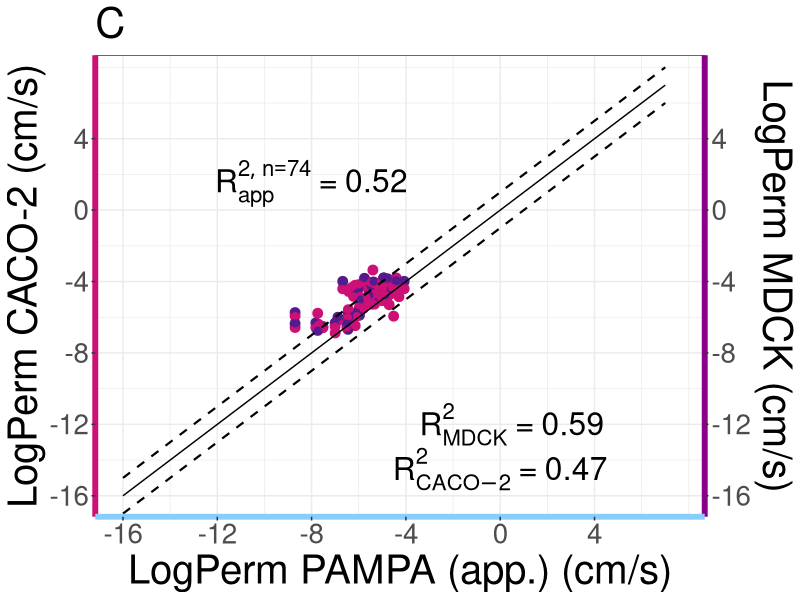
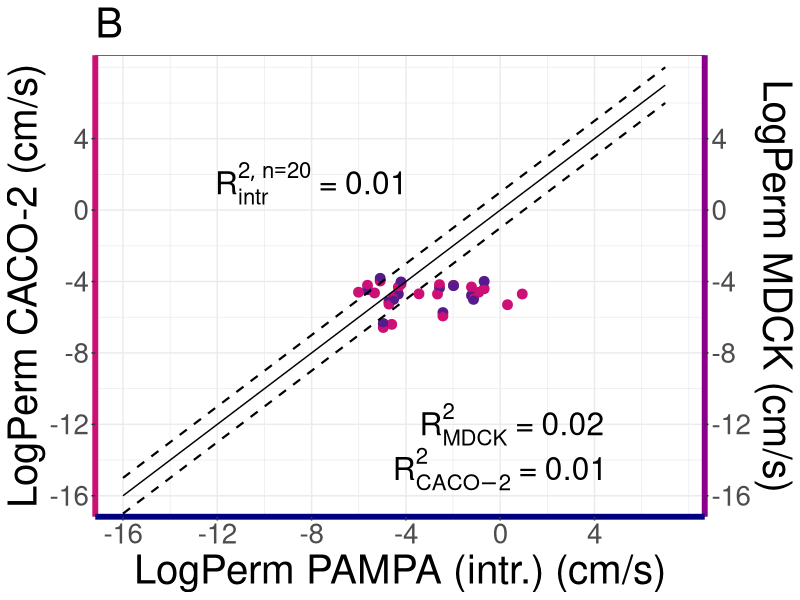
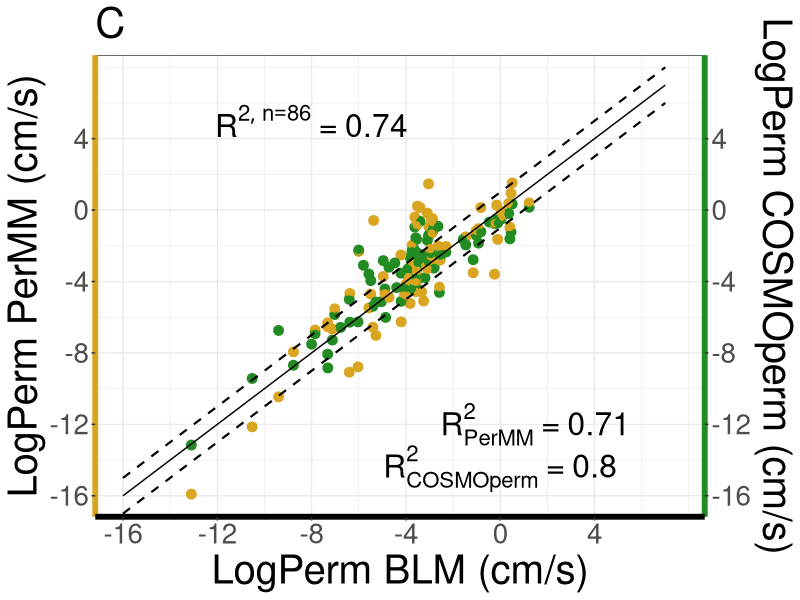

Source code (R) for these figures, in order:
# Instal required packages
install.packages("ggpubr")
install.packages("dplyr")
install.packages("tidyverse")

# Load packages
library(tidyverse)
library(dplyr)
library(ggplot2)
library(grid)

# Load MolMeDB dataset
data <- read.csv("inputs/prepared_MolMeDB_dataset.csv", header = TRUE, sep = ";")

config = rev(within(list(), {
  method_groups   = c("PerMM", "COSMOperm", "BLM", "CACO-2", "MDCK", "EPAM", "EPAMOL")
  method_labels   = c("PerMM", "COSMOperm", "BLM/Liposomes","CACO-2", "MDCK", "PAMPA (app.)", "PAMPA (intr.)")
  groups_col      = c(rep("1", 5), rep("2", 2))
  datasets_keys   = list("BLM" = c("PERMM_COSMO", "PerMM", "MDCK"), 
                      "PAMPA" = c("MDCK_CACO", "BLM", "PerMM", "MDCK"),
                      "COSMOperm" = c("CACO-2", "PAMPA", "BLM", "PerMM", "MDCK"),
                      "CACO-2"= c("PAMPA", "BLM", "PerMM", "MDCK"),
                      "MDCK"= c("PerMM"))
  # Determines more complex graphs
  lm_model_filters= list("BLM_and_PERMM_COSMO" = c("COSMOperm", "PerMM"),
                         "PAMPA_and_MDCK_CACO" = c("EPAMOL", "CACO-2", "MDCK"))
  # Set dataset colors  
  colors          = list("PerMM" = 'goldenrod', 
                         "COSMOperm" = "forestgreen", 
                         "BLM" = "gray0", 
                         "PAMPA" = "deepskyblue", 
                         "CACO-2" = "deeppink3", 
                         "MDCK" = "darkmagenta")
}))

for (i in 1:length(config$method_groups))
{
  label <- config$method_groups[i]
  var_name = paste("d_",label, sep="")
  
  if(config$groups_col[i] == "1")
    group_values <- subset(data, method_label == label)
  else
    group_values <- subset(data, method == label)
  
  # Compute mean values of permeability coefficients in (cm/s)
  mean <- group_values %>%
    group_by(SMILES) %>%
    summarise(Perm_mean = mean(Perm))
  
  # Calculate logarithmic values of mean values
  mean$LogPerm_mean <- log(mean$Perm_mean, base=10)
  
  # Add column with method label
  mean$method_label <- config$method_labels[i]
  
  # Create dataset with original values and mean (and logarithimc) values
  mean <- merge(x=group_values, y=mean, by="SMILES", all.x=TRUE, all.y=TRUE)
  
  # Calculate logarithmic values of permeability values
  mean$LogPerm <- log(mean$Perm, base=10)
  
  # calculate absolute value of difference between logPerm and logPerm_mean
  mean$diff <- abs(mean$LogPerm - mean$LogPerm_mean)
  
  # If difference between logPerm and logPerm_mean > 2 use logPerm, else logPerm_mean
  mean$value_for_plot <- ifelse(mean$diff > 2,mean$LogPerm ,
                                    ifelse(mean$diff < 2,mean$LogPerm_mean, mean$LogPerm))

  # Remove duplicities
  mean <- distinct(mean, identifier, value_for_plot, .keep_all = TRUE)
  
  # PAMPA methods - combine them...
  if (config$groups_col[i] == "2" && exists("d_PAMPA")) 
  {
    mean$PAMPA_label = label
    assign('d_PAMPA', rbind(d_PAMPA, mean))
  }
  else if(config$groups_col[i] == "2")
  {
    mean$PAMPA_label = label
    assign('d_PAMPA', mean)
  }
  
  # Finally, save as variable
  assign(var_name, mean)
}


# Combine MDCK and CACO-2 to one dataset
d_MDCK$color_label <- 'purple4'
`d_CACO-2`$color_label <- 'deeppink3'
d_MDCK_CACO <- rbind(d_MDCK, `d_CACO-2`);

# Combine PerMM and COSMOperm to one dataset
d_PerMM$color_label = "goldenrod"
d_COSMOperm$color_label = "forestgreen"
d_PERMM_COSMO <- rbind(d_PerMM, d_COSMOperm)


# Create datasets
for(ds1 in names(config$datasets_keys))
{
  var1 = paste('d_', ds1, sep='')
  for(ds2_i in 1:length(config$datasets_keys[[ds1]]))
  {
    ds2 <- config$datasets_keys[[ds1]][ds2_i]
    var2 <- paste('d_', ds2, sep='')
    
    if(!exists(var1) || !exists(var2))
    {
      print('DS1 or DS2 does not exist...');
      return()
    }
    
    # Combine two datasets
    comb <- merge(get(var1), get(var2), by.x="SMILES", by.y = "SMILES")
    
    # Add 2 extra points "x" into dataset because of scatter plot appearance
    comb <- comb %>% add_row(SMILES="x", value_for_plot.x = -16, value_for_plot.y = 7)
    comb <- comb %>% add_row(SMILES="x", value_for_plot.x = 7, value_for_plot.y = 16)
    
    # Color settings
    comb$color_of_point <- with(comb, ifelse(value_for_plot.x == -16 | value_for_plot.x == 7, "white", "black"))
    
    # Parse string as double
    comb$value_for_plot.x <- as.double(comb$value_for_plot.x)
    comb$value_for_plot.y <- as.double(comb$value_for_plot.y)
    
    # Add dashed lines
    comb$x_1_summ <- comb$value_for_plot.x + 1
    comb$x_1_diff <- comb$value_for_plot.x - 1
    
    assign(paste(ds1, ds2, sep="_and_"), comb)
  }
}


##########################################################
############ Plotting scatter plots ######################
##########################################################

get_r2 <- function(model_data)
{
  l_model = lm(value_for_plot.x~value_for_plot.y, data=model_data)
  return(round(summary(l_model)$r.squared,2))
}

### Start with simple plots
for(ds1 in names(config$datasets_keys))
{
  var1 = paste('d_', ds1, sep='')
  for(ds2_i in 1:length(config$datasets_keys[[ds1]]))
  {
    ds2 <- config$datasets_keys[[ds1]][ds2_i]
    var2 <- paste('d_', ds2, sep='')
    
    ds_name = paste(ds1, ds2, sep="_and_")
    
    if(!exists(ds_name))
    {
      print("Dataset does not exist...");
      return()
    }
    
    # Has restrictions? Then it is not simple chart => skip now
    if(ds_name %in% names(config$lm_model_filters))
    {
      next;   
    }
    
    # var_names = NULL
    model_data <- get(ds_name)
    model_data <- model_data [model_data$SMILES != "x",]
    
    # Compute linear model
    r_squared <- get_r2(model_data)
    total_rows = length(unique(model_data$SMILES))
    
    # Prepare plot data
    plotData <- ggplot(get(ds_name), aes(value_for_plot.x, value_for_plot.y,color = color_of_point)) +
      coord_cartesian(xlim = c(-16, 7.5), ylim = c(-16, 7.5)) +
      labs(title = "A")+
      theme_bw()+
      geom_point(size = 2)+
      annotate("text", label= deparse(bquote(R^list(2, n == .(total_rows)) ~"=" ~ .(r_squared))), x=-8, y=5, size = 8, parse = TRUE) +
      scale_color_identity()+
      scale_y_continuous(breaks = seq(-16, 7.5, by=4))+
      scale_x_continuous(breaks = seq(-16, 7.5, by=4))+
      labs(y = paste("LogPerm", ds2, "(cm/s)"), x = paste("LogPerm", ds1, "(cm/s)"))+
      geom_line(aes(x = value_for_plot.x, y = x_1_summ), linetype = "dashed", colour = "black")+
      geom_line(aes(x = value_for_plot.x, y = x_1_diff), linetype = "dashed", colour = "black")+
      geom_line(aes(x = value_for_plot.x, y = value_for_plot.x, colour = "black"))+
      theme(axis.title=element_text(size=29),
            axis.text=element_text(size=20),
            plot.title=element_text(size=30),
            axis.line.x = element_line(linewidth = 2, colour = config$colors[[ds1]], linetype="solid"),
            axis.line.y = element_line(linewidth = 2, colour = config$colors[[ds2]], linetype="solid"))
    
    # save finally to variable
    assign(paste('plot_', ds1,"_x_",ds2, sep=""), plotData)
  }
}
  
  
##### Now, plot two more complex graphs ######

# CACO-2 vs. MDCK vs. PAMPA
model_data = PAMPA_and_MDCK_CACO[PAMPA_and_MDCK_CACO$SMILES != 'x',]

# Distinct between apparent and intr. PAMPA
model_data_app = model_data[model_data$PAMPA_label != "EPAMOL", ]

r_squared <- get_r2(model_data_app)
total_rows = length(unique(model_data_app$SMILES))
# Inclusion of only MDCK
s_data = model_data_app[model_data_app$method_label.x.y != "CACO-2", ]
r_squared_MDCK = get_r2(s_data)
# Inclusion of only CACO-2
s_data = model_data_app[model_data_app$method_label.x.y != "MDCK", ]
r_squared_CACO = get_r2(s_data)

## Add points for proper visualisation
model_data_app = model_data_app %>% add_row(SMILES = "x", value_for_plot.x = -16, value_for_plot.y = 7, x_1_summ = -15, x_1_diff = -17)
model_data_app = model_data_app %>% add_row(SMILES = "x", value_for_plot.x = 7, value_for_plot.y = 16, x_1_summ = 8, x_1_diff = 6)


plot_PAMPA_x_MDCK_x_CACO <-ggplot(model_data_app, aes(value_for_plot.x, value_for_plot.y, color = color_label)) +
  geom_point(aes(color = color_label), size = 3) +
  coord_cartesian(xlim = c(-16, 7.5), ylim = c(-16, 7.5)) +
  scale_shape_manual(values=c(16, 3)) +
  labs(title = "C")+
  theme_bw()+
  geom_point(size = 2)+
  annotate("text", label= deparse(bquote(R[app]^list(2, n==.(total_rows))  ~"=" ~ .(r_squared))), x=-8, y=1.5, size = 8, parse = TRUE) +
  annotate("text", label= deparse(bquote(R[MDCK]^2 ~"=" ~ .(r_squared_MDCK))), x=0.5, y=-12, size = 8, parse = TRUE) +
  annotate("text", label= deparse(bquote(R[CACO-2]^2 ~"=" ~ .(r_squared_CACO))), x=0, y=-14.5, size = 8, parse = TRUE) +
  scale_color_identity()+
  scale_y_continuous(breaks = seq(-16, 7.5, by=4), sec.axis = dup_axis(name = "LogPerm MDCK (cm/s)" ))+
  scale_x_continuous(breaks = seq(-16, 7.5, by=4))+
  labs(y = "LogPerm CACO-2 (cm/s)", x = "LogPerm PAMPA (app.) (cm/s)")+
  geom_line(aes(x = value_for_plot.x, y = x_1_summ), linetype = "dashed", colour = "black", size = 0.75)+
  geom_line(aes(x = value_for_plot.x, y = x_1_diff), linetype = "dashed", colour = "black", size = 0.75)+
  geom_line(aes(x = value_for_plot.x, y = value_for_plot.x, colour = "black"))+
  theme(axis.title=element_text(size=29),
        axis.text=element_text(size=20),
        plot.title=element_text(size=30),
        axis.line.x = element_line(size = 2, colour = "lightskyblue", linetype="solid"),
        axis.line.y.left = element_line(size = 2, colour = "deeppink3", linetype="solid"),
        axis.line.y.right = element_line(size = 2, colour = "darkmagenta", linetype="solid"),
        legend.position = "none")
plot_PAMPA_x_MDCK_x_CACO
  
# Distinct between apparent and intr. PAMPA
model_data_int = model_data[model_data$PAMPA_label != "EPAM", ]

r_squared <- get_r2(model_data_int)
total_rows = length(unique(model_data_int$SMILES))
# Inclusion of only MDCK
s_data = model_data_int[model_data_int$method_label.x.y != "CACO-2", ]
r_squared_MDCK = get_r2(s_data)
# Inclusion of only CACO-2
s_data = model_data_int[model_data_int$method_label.x.y != "MDCK", ]
r_squared_CACO = get_r2(s_data)

## Add points for proper visualisation
model_data_int = model_data_int %>% add_row(SMILES = "x", value_for_plot.x = -16, value_for_plot.y = 7, x_1_summ = -15, x_1_diff = -17)
model_data_int = model_data_int %>% add_row(SMILES = "x", value_for_plot.x = 7, value_for_plot.y = 16, x_1_summ = 8, x_1_diff = 6)

  
plot_PAMPA_x_MDCK_x_CACO_int <-ggplot(model_data_int, aes(value_for_plot.x, value_for_plot.y, color = color_label)) +
  geom_point(aes(color = color_label), size = 3) +
  coord_cartesian(xlim = c(-16, 7.5), ylim = c(-16, 7.5)) +
  scale_shape_manual(values=c(16, 3)) +
  labs(title = "B")+
  theme_bw()+
  geom_point(size = 2)+
  annotate("text", label= deparse(bquote(R[intr]^list(2, n==.(total_rows))  ~"=" ~ .(r_squared))), x=-8, y=1.5, size = 8, parse = TRUE) +
  annotate("text", label= deparse(bquote(R[MDCK]^2 ~"=" ~ .(r_squared_MDCK))), x=0.5, y=-12, size = 8, parse = TRUE) +
  annotate("text", label= deparse(bquote(R[CACO-2]^2 ~"=" ~ .(r_squared_CACO))), x=0, y=-14.5, size = 8, parse = TRUE) +
  scale_color_identity()+
  scale_y_continuous(breaks = seq(-16, 7.5, by=4), sec.axis = dup_axis(name = "LogPerm MDCK (cm/s)" ))+
  scale_x_continuous(breaks = seq(-16, 7.5, by=4))+
  labs(y = "LogPerm CACO-2 (cm/s)", x = "LogPerm PAMPA (intr.) (cm/s)")+
  geom_line(aes(x = value_for_plot.x, y = x_1_summ), linetype = "dashed", colour = "black", size = 0.75)+
  geom_line(aes(x = value_for_plot.x, y = x_1_diff), linetype = "dashed", colour = "black", size = 0.75)+
  geom_line(aes(x = value_for_plot.x, y = value_for_plot.x, colour = "black"))+
  theme(axis.title=element_text(size=29),
        axis.text=element_text(size=20),
        plot.title=element_text(size=30),
        axis.line.x = element_line(size = 2, colour = "navy", linetype="solid"),
        axis.line.y.left = element_line(size = 2, colour = "deeppink3", linetype="solid"),
        axis.line.y.right = element_line(size = 2, colour = "darkmagenta", linetype="solid"),
        legend.position = "none")
plot_PAMPA_x_MDCK_x_CACO_int


# Cosmo vs. PerMM vs BLM
model_data = BLM_and_PERMM_COSMO[BLM_and_PERMM_COSMO$SMILES != 'x',]
r_squared <- get_r2(model_data)
total_rows = length(unique(model_data$SMILES))
# Inclusion of only PerMM
s_data = model_data[model_data$method_label.x.y != "COSMOperm", ]
r_squared_permm = get_r2(s_data)
total_permm = length(unique(s_data$SMILES))
# Inclusion of only COSMOPerm
s_data = model_data[model_data$method_label.x.y != "PerMM", ]
r_squared_cosmo = get_r2(s_data)
total_cosmo = length(unique(s_data$SMILES))

plot_BLM_x_PERMM_x_COSMO <-ggplot(BLM_and_PERMM_COSMO, aes(value_for_plot.x, value_for_plot.y,color = color_label)) +
  geom_point(aes(color = color_label, size = color_label), size = 3) +
  coord_cartesian(xlim = c(-16, 7.5), ylim = c(-16, 7.5)) +
  labs(title = "C")+
  theme_bw()+
  geom_point(size = 2)+
  annotate("text", label= deparse(bquote(R^list(2, n == .(total_rows)) ~"=" ~ .(r_squared))), x=-8, y=5, size = 8, parse = TRUE) +
  annotate("text", label= deparse(bquote(R[PerMM]^2 ~"=" ~ .(r_squared_permm))), x=1.5, y=-12, size = 8, parse = TRUE) +
  annotate("text", label= deparse(bquote(R[COSMOperm]^2 ~"=" ~ .(r_squared_cosmo))), x=0, y=-14.5, size = 8, parse = TRUE) +
  scale_color_identity()+
  scale_y_continuous(breaks = seq(-16, 7.5, by=4), sec.axis = dup_axis(name = "LogPerm COSMOperm (cm/s)" ))+
  scale_x_continuous(breaks = seq(-16, 7.5, by=4))+
  labs(y = "LogPerm PerMM (cm/s)", x = "LogPerm BLM (cm/s)")+
  geom_line(aes(x = value_for_plot.x, y = x_1_summ), linetype = "dashed", colour = "black", size = 0.75)+
  geom_line(aes(x = value_for_plot.x, y = x_1_diff), linetype = "dashed", colour = "black", size = 0.75)+
  geom_line(aes(x = value_for_plot.x, y = value_for_plot.x, colour = "black"))+
  theme(axis.title=element_text(size=29),
        axis.text=element_text(size=20),
        plot.title=element_text(size=30),
        axis.line.x = element_line(size = 2, colour = config$colors$BLM, linetype="solid"),
        axis.line.y.left = element_line(size = 2, colour = config$colors$PerMM, linetype="solid"),
        axis.line.y.right = element_line(size = 2, colour = config$colors$COSMOperm, linetype="solid"))

plot_BLM_x_PERMM_x_COSMO


# pdf(file="outputs/scatter plots/PAMPAapp_x_MDCK_CACO.pdf",
#     width=16,
#     height = 12)

# plot_PAMPA_x_MDCK_x_CACO

# get("plot_COSMOperm_x_CACO-2")

# dev.off()
